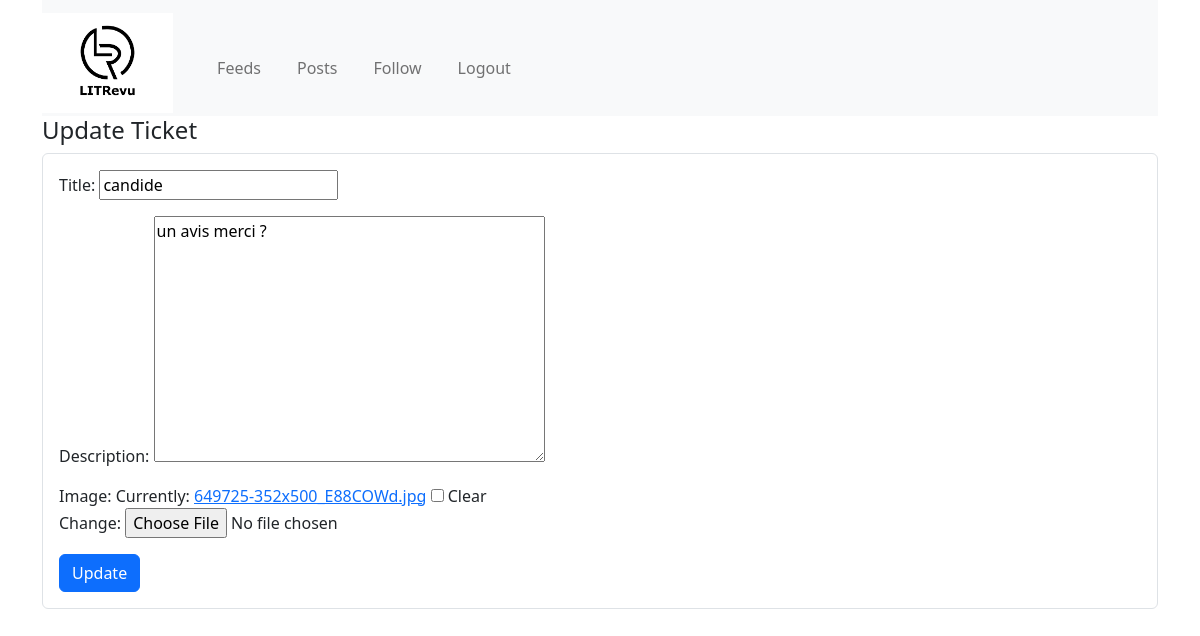
The app's page /ticket/7/update/ (signed in), older data.
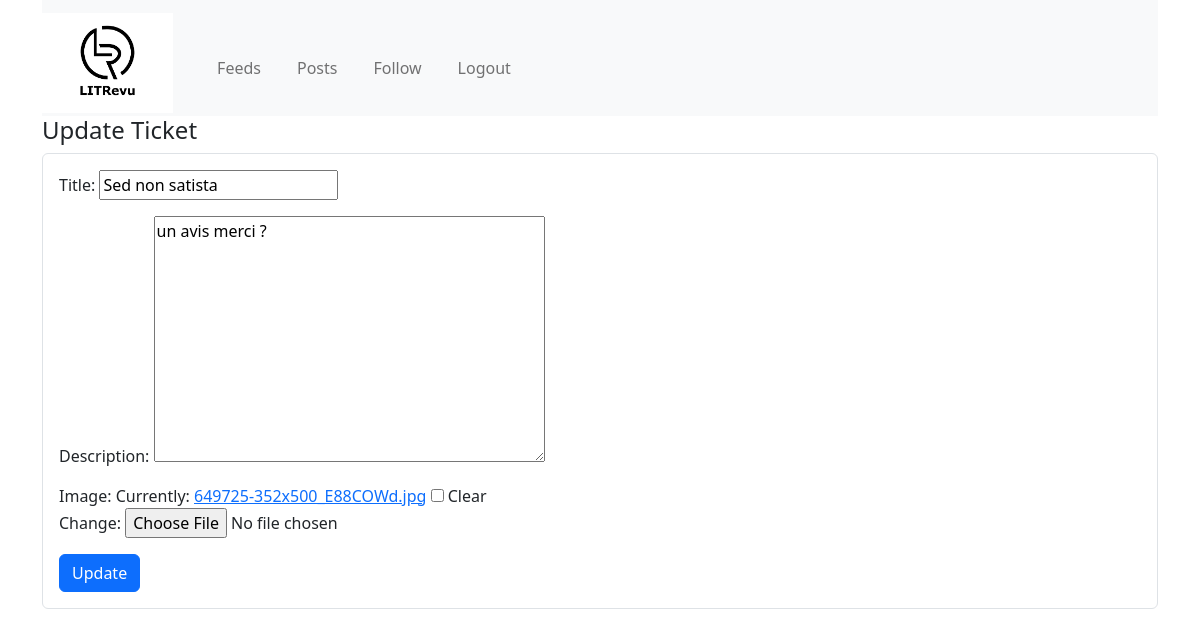
The same page, newer data.
### app/models.py (models this page shows)
class Ticket(models.Model):
    title = models.CharField(max_length=128)
    description = models.TextField(max_length=2048, blank=True)
    user = models.ForeignKey(to=settings.AUTH_USER_MODEL, on_delete=models.CASCADE)
    image = models.ImageField(null=True, blank=True)
    time_created = models.DateTimeField(auto_now_add=True)

### app/views.py (the view, shortened to what this page needs)
# urls.py: path('ticket/<int:pk>/update/', TicketUpdateView.as_view(), name='ticket-update'),
class TicketUpdateView(LoginRequiredMixin, UpdateView):
    model = Ticket
    fields = ['title', 'description', 'image']
    template_name = 'ticket-update.html'

### app/templates/ticket-update.html (shortened to what this page needs)
{% extends "base.html" %}
{% block content %}
        <h4>Update Ticket</h4>
        <form method="post" class="border rounded p-3">
            {{ form.as_p }}
            <button type="submit" class="btn btn-primary">Update</button>
        </form>
{% endblock %}

Row changes from the older to the newer data that the page shows:
changed Ticket "un avis merci ?": title "candide" → "Sed non satista"
